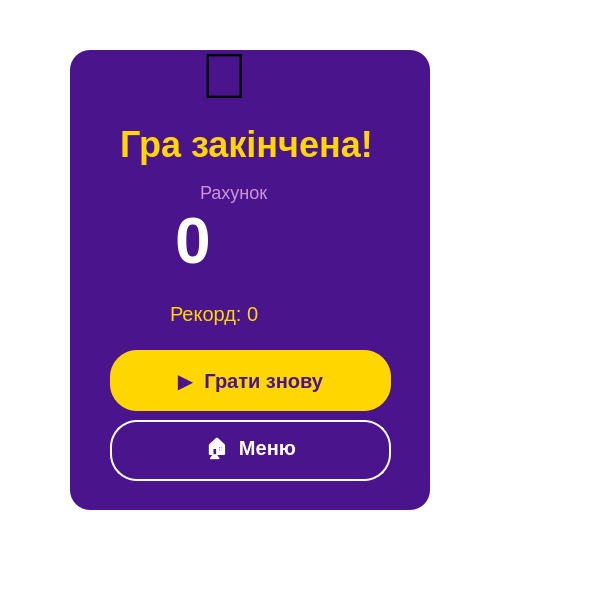
<?xml version="1.0" encoding="UTF-8"?>
<ui version="4.0">
 <class>GameOverWindow</class>
 <widget class="QWidget" name="GameOverWindow">
  <property name="geometry">
   <rect>
    <x>0</x>
    <y>0</y>
    <width>600</width>
    <height>600</height>
   </rect>
  </property>
  <property name="windowTitle">
   <string>Form</string>
  </property>
  <property name="styleSheet">
   <string notr="true">background-color: transparent;</string>
  </property>
  <widget class="QWidget" name="widget" native="true">
   <property name="geometry">
    <rect>
     <x>70</x>
     <y>50</y>
     <width>360</width>
     <height>460</height>
    </rect>
   </property>
   <property name="styleSheet">
    <string notr="true">background-color: #4A148C;
border-radius: 20px;</string>
   </property>
   <widget class="QLabel" name="titleLabel">
    <property name="geometry">
     <rect>
      <x>50</x>
      <y>70</y>
      <width>250</width>
      <height>48</height>
     </rect>
    </property>
    <property name="styleSheet">
     <string notr="true">color: #FFD600;
font-size: 36px;
font-weight: bold;</string>
    </property>
    <property name="text">
     <string>Гра закінчена!</string>
    </property>
   </widget>
   <widget class="QPushButton" name="playAgainButton">
    <property name="geometry">
     <rect>
      <x>40</x>
      <y>300</y>
      <width>281</width>
      <height>61</height>
     </rect>
    </property>
    <property name="styleSheet">
     <string notr="true">QPushButton {
    background-color: #FFD600;
    color: #4A148C;
    font-size: 20px;
    font-weight: bold;
    border-radius: 27px;
}
QPushButton:hover {
    background-color: #FFE033;
}</string>
    </property>
    <property name="text">
     <string>▶  Грати знову</string>
    </property>
   </widget>
   <widget class="QLabel" name="scoreTitleLabel">
    <property name="geometry">
     <rect>
      <x>130</x>
      <y>130</y>
      <width>81</width>
      <height>24</height>
     </rect>
    </property>
    <property name="styleSheet">
     <string notr="true">color: #CE93D8;
font-size: 18px;
qproperty-alignment: 'AlignCenter';
</string>
    </property>
    <property name="text">
     <string>Рахунок</string>
    </property>
   </widget>
   <widget class="QLabel" name="bestLabel">
    <property name="geometry">
     <rect>
      <x>100</x>
      <y>250</y>
      <width>161</width>
      <height>27</height>
     </rect>
    </property>
    <property name="styleSheet">
     <string notr="true">color: #FFD600;
font-size: 20px;
qproperty-alignment: 'AlignCenter';</string>
    </property>
    <property name="text">
     <string>Рекорд: 0</string>
    </property>
   </widget>
   <widget class="QLabel" name="scoreLabel">
    <property name="geometry">
     <rect>
      <x>105</x>
      <y>160</y>
      <width>131</width>
      <height>61</height>
     </rect>
    </property>
    <property name="styleSheet">
     <string notr="true">color: white;
font-size: 64px;
font-weight: bold;
qproperty-alignment: 'AlignCenter';</string>
    </property>
    <property name="text">
     <string>0</string>
    </property>
   </widget>
   <widget class="QLabel" name="crownLabel">
    <property name="geometry">
     <rect>
      <x>130</x>
      <y>-10</y>
      <width>101</width>
      <height>71</height>
     </rect>
    </property>
    <property name="styleSheet">
     <string notr="true">font-size: 64px;</string>
    </property>
    <property name="text">
     <string>👑</string>
    </property>
   </widget>
   <widget class="QPushButton" name="menuButton">
    <property name="geometry">
     <rect>
      <x>40</x>
      <y>370</y>
      <width>281</width>
      <height>61</height>
     </rect>
    </property>
    <property name="styleSheet">
     <string notr="true">QPushButton {
    background-color: transparent;
    color: white;
    font-size: 20px;
    font-weight: bold;
    border-radius: 27px;
    border: 2px solid white;
}
QPushButton:hover {
    background-color: rgba(255,255,255,20);
}</string>
    </property>
    <property name="text">
     <string>🏠  Меню</string>
    </property>
   </widget>
  </widget>
 </widget>
 <resources/>
 <connections/>
</ui>
